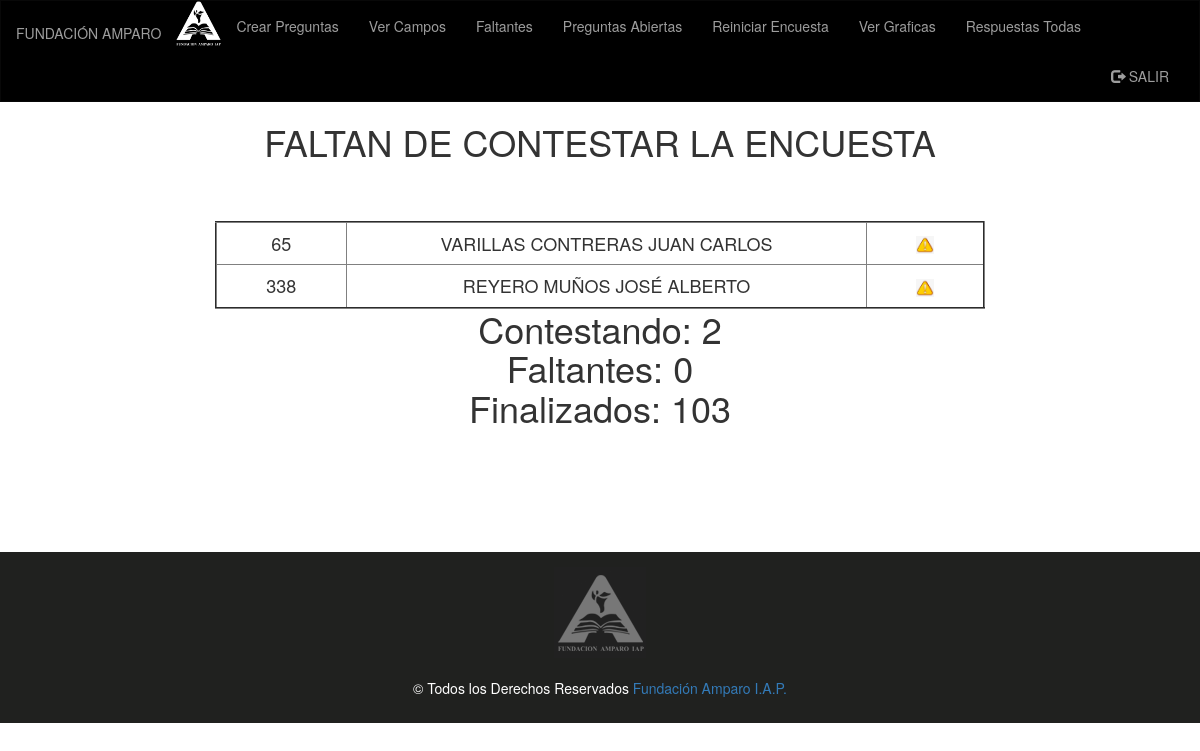
/administrador/faltantes.php (signed in), run on an earlier commit of the app's database.
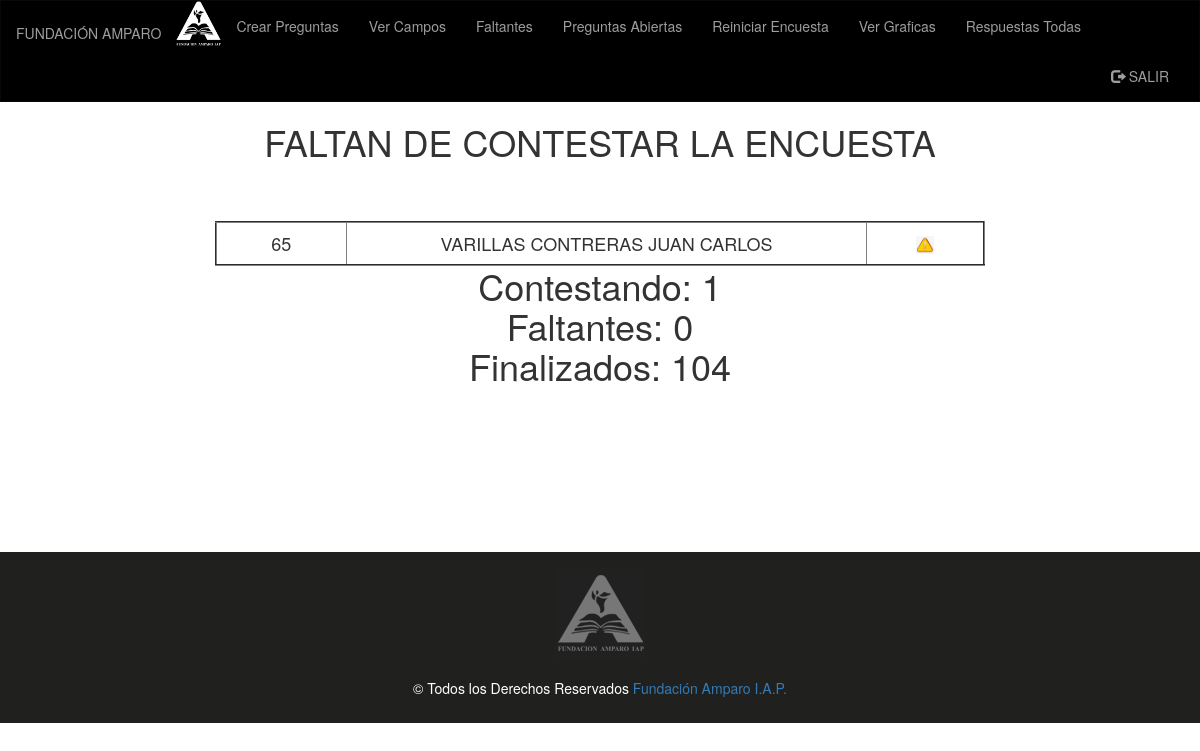
And on a later commit of the database.
### tables this page shows
CREATE TABLE `empleados` (
  `id_empleado` int(11) NOT NULL,
  `nombre` varchar(40) NOT NULL,
  `puesto` varchar(200) NOT NULL,
  `contraseña` varchar(25) DEFAULT NULL,
  `ubicacion` varchar(40) DEFAULT NULL,
  `id_depto` int(11) DEFAULT NULL,
  `correo` varchar(200) DEFAULT NULL,
  `ID_departamento` varchar(80) NOT NULL,
  `ID_DEP` varchar(90) DEFAULT '0',
  `encuesta_terminada` int(11) DEFAULT '0',
  `id_jefe` int(11) DEFAULT NULL,
  `tipo` int(2) DEFAULT NULL,
  `id_coordinador` int(11) DEFAULT NULL
);

### administrador/BD.php (called while the page is built, shortened)
<?php
class BD
{
private $pdo;
public function __construct()
{
	$dbHost = 'localhost';
    $dbName = 'climalaboral';
    $dbUser = 'root';
    $dbPass = '';
		try {
		      $this->pdo = new PDO("mysql:host=$dbHost;dbname=$dbName;charset=utf8",
		                           $dbUser, $dbPass);
		      $this->pdo->setAttribute(PDO::ATTR_ERRMODE,PDO::ERRMODE_EXCEPTION);
		    } catch(Exception $e) {
		      echo $e->getMessage();
		    }
}
public function Contestados()
    {
      $sql = "Select count(*) AS cantidad FROM empleados where encuesta_terminada = 1";
      $query = $this->pdo->prepare($sql);
      $query->execute();
      $resultado = $query->fetch();
      return $resultado['cantidad'];
    }
public function Faltantes()
  {
    return $this->pdo->query("SELECT * FROM empleados WHERE encuesta_terminada = 0 OR encuesta_terminada = 2 order by encuesta_terminada desc");
  }
}
?>

### administrador/faltantes.php (the view, shortened to what this page needs)
<?php
require_once 'BD.php';
$BD = new BD();
if (isset($_SESSION['user2'])) {
?>
<!DOCTYPE html>
<html class="no-js">
  <head>
  <link rel="stylesheet" href="https://maxcdn.bootstrapcdn.com/bootstrap/3.3.7/css/bootstrap.min.css">
  </head>
  <body>
  <nav class="navbar navbar-inverse">
  <div class="container-fluid">
    <div class="navbar-header">
      <a class="navbar-brand" href="inicio.php"><h5>FUNDACIÓN AMPARO</h5></a><img src="img/amparo.png" width="45px" height="45px">
    </div>
    <div class="collapse navbar-collapse" id="myNavbar">
      <ul class="nav navbar-nav">
        <li><a href="crearEncuesta.php">Crear Preguntas</a></li>
        <li><a href="verCampos.php">Ver Campos</a></li>
        <li><a href="faltantes.php">Faltantes</a></li>
        <li><a href="preabierta.php">Preguntas Abiertas</a></li>
        <li><a href="reiniciar.php">Reiniciar  Encuesta</a></li>
        <li><a href="Bloques/index2.php">Ver Graficas</a></li>
        <li><a href="pdfAll.php">Respuestas Todas</a></li>
      </ul>
      <ul class="nav navbar-nav navbar-right">
        <li><a href="cerrar_sesion.php"><span class="glyphicon glyphicon-log-out"></span> SALIR</a></li>
      </ul>
    </div>
  </div>
</nav>
<body>
    <div class="container-fluid text-center">
    <div class="row content">
      <div class="col-sm-2 sidenav">
      </div>
      <div class="col-sm-8 text-center">
        <h1>FALTAN DE CONTESTAR LA ENCUESTA<h1>
        <?php
                  echo '<center><table border=2px> ';
            $con = 0;
            $con2 = 0;
            $faltan = $BD->Faltantes();
            $contestados = $BD->Contestados();
            foreach ($faltan as $row) {
                            echo'<tr >';
                            echo '<td width="10%" ALIGN="center">'.
                            '<h4>'.$row['id_empleado'].'</td><td width="40%" ALIGN="center"><h4>'.$row['nombre'].'<h4>'.'</td>';
                            if ($row['encuesta_terminada'] == 0) {
                              $con2++;
                              echo '<td width="9%" ALIGN="center">'.
                            '<h4>'.'<img src="rechazo.png" alt=15px height=15px>'.'<h4>'.'</td>'.'&nbsp;&nbsp;&nbsp;';
                            }
                            else{
                                $con++;
                              echo '<td width="9%" ALIGN="center">'.
                            '<h4>'.'<img src="advertencia.jpg" alt=18px height=18px>'.'<h4>'.'</td>'.'&nbsp;&nbsp;&nbsp;';
                            }
                            echo "</tr>";
               }
               echo "</table></center>";
               echo "Contestando: ".$con."<br>";
               echo "Faltantes: ".$con2."<br>";
               echo "Finalizados: ".$contestados;
        ?>
      </div>
      <div class="col-sm-2 sidenav">
      </div>
    </div>
  </div>
<footer class="container-fluid text-center">
  <img src="img/logo_fa.png"><br><br>
  <p>© Todos los Derechos Reservados <a href="http://www.fundacionamparo.com" target="_blank">Fundación Amparo I.A.P.</a></p>
</footer>
</body>
</html>
<?php
}else{
    header("Location: index.html");
}
?>

### administrador/faltantes.php (style rules this page uses)
.navbar { margin-bottom: 0; border-radius: 0; background-color: black; }
.row.content { height: 450px }
.sidenav { padding-top: 20px; background-color: white; height: 100%; }
footer { background-color: #20211F; color: white; padding: 15px; }

What changed in the data, as far as the page shows it:
no longer on this page (row edited): empleados: id_empleado "338", nombre "REYERO MUÑOS JOSÉ ALBERTO", encuesta_terminada 2 (drawn)
Also different on the page:
$con: "2" → "1"
$contestados: "103" → "104"
